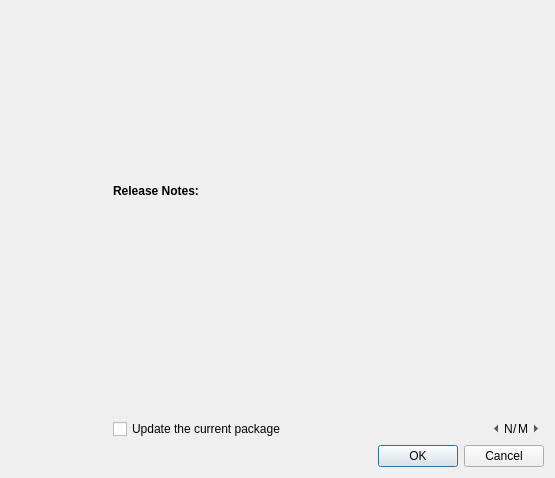
<ui version="4.0" >
 <class>UpdatesDialog</class>
 <widget class="QDialog" name="UpdatesDialog" >
  <property name="geometry" >
   <rect>
    <x>0</x>
    <y>0</y>
    <width>555</width>
    <height>478</height>
   </rect>
  </property>
  <property name="windowTitle" >
   <string>Update</string>
  </property>
  <layout class="QGridLayout" name="gridLayout" >
   <property name="sizeConstraint" >
    <enum>QLayout::SetMinAndMaxSize</enum>
   </property>
   <item row="0" column="0" >
    <widget class="QLabel" name="pixmapLabel" >
     <property name="sizePolicy" >
      <sizepolicy vsizetype="Minimum" hsizetype="Minimum" >
       <horstretch>0</horstretch>
       <verstretch>0</verstretch>
      </sizepolicy>
     </property>
     <property name="minimumSize" >
      <size>
       <width>96</width>
       <height>96</height>
      </size>
     </property>
     <property name="text" >
      <string/>
     </property>
     <property name="alignment" >
      <set>Qt::AlignLeading|Qt::AlignLeft|Qt::AlignTop</set>
     </property>
    </widget>
   </item>
   <item row="0" column="2" colspan="2" >
    <widget class="QLabel" name="descriptionLabel" >
     <property name="minimumSize" >
      <size>
       <width>400</width>
       <height>96</height>
      </size>
     </property>
     <property name="text" >
      <string/>
     </property>
     <property name="textFormat" >
      <enum>Qt::RichText</enum>
     </property>
     <property name="alignment" >
      <set>Qt::AlignLeading|Qt::AlignLeft|Qt::AlignTop</set>
     </property>
     <property name="wordWrap" >
      <bool>true</bool>
     </property>
    </widget>
   </item>
   <item row="1" column="2" colspan="2" >
    <layout class="QVBoxLayout" name="verticalLayout_2" >
     <item>
      <widget class="QWidget" native="1" name="releaseNotesGroup" >
       <layout class="QVBoxLayout" name="verticalLayout" >
        <property name="leftMargin" >
         <number>0</number>
        </property>
        <property name="rightMargin" >
         <number>0</number>
        </property>
        <item>
         <widget class="QLabel" name="label" >
          <property name="text" >
           <string>&lt;b>Release Notes:&lt;/b></string>
          </property>
          <property name="textFormat" >
           <enum>Qt::RichText</enum>
          </property>
         </widget>
        </item>
        <item>
         <widget class="KDUPDATERVIEW" native="1" name="releaseNotesView" >
          <property name="minimumSize" >
           <size>
            <width>400</width>
            <height>200</height>
           </size>
          </property>
         </widget>
        </item>
       </layout>
      </widget>
     </item>
     <item>
      <widget class="QWidget" native="1" name="packageSwitchBar" >
       <layout class="QHBoxLayout" name="horizontalLayout" >
        <property name="spacing" >
         <number>0</number>
        </property>
        <property name="margin" >
         <number>0</number>
        </property>
        <item>
         <widget class="QCheckBox" name="packageUpdateCheckBox" >
          <property name="text" >
           <string>Update the current package</string>
          </property>
         </widget>
        </item>
        <item>
         <spacer name="horizontalSpacer" >
          <property name="orientation" >
           <enum>Qt::Horizontal</enum>
          </property>
          <property name="sizeHint" stdset="0" >
           <size>
            <width>296</width>
            <height>20</height>
           </size>
          </property>
         </spacer>
        </item>
        <item>
         <widget class="QToolButton" name="previousPackageButton" >
          <property name="text" >
           <string/>
          </property>
          <property name="iconSize" >
           <size>
            <width>8</width>
            <height>8</height>
           </size>
          </property>
          <property name="autoRaise" >
           <bool>true</bool>
          </property>
          <property name="arrowType" >
           <enum>Qt::LeftArrow</enum>
          </property>
         </widget>
        </item>
        <item>
         <widget class="QLabel" name="currentPackageLabel" >
          <property name="text" >
           <string>N</string>
          </property>
         </widget>
        </item>
        <item>
         <widget class="QLabel" name="label_2" >
          <property name="text" >
           <string>/</string>
          </property>
         </widget>
        </item>
        <item>
         <widget class="QLabel" name="totalPackageLabel" >
          <property name="text" >
           <string>M</string>
          </property>
         </widget>
        </item>
        <item>
         <widget class="QToolButton" name="nextPackageButton" >
          <property name="text" >
           <string/>
          </property>
          <property name="iconSize" >
           <size>
            <width>8</width>
            <height>8</height>
           </size>
          </property>
          <property name="autoRaise" >
           <bool>true</bool>
          </property>
          <property name="arrowType" >
           <enum>Qt::RightArrow</enum>
          </property>
         </widget>
        </item>
       </layout>
      </widget>
     </item>
    </layout>
   </item>
   <item row="2" column="3" >
    <widget class="QDialogButtonBox" name="buttonBox" >
     <property name="orientation" >
      <enum>Qt::Horizontal</enum>
     </property>
     <property name="standardButtons" >
      <set>QDialogButtonBox::Cancel|QDialogButtonBox::Ok</set>
     </property>
    </widget>
   </item>
  </layout>
 </widget>
 <customwidgets>
  <customwidget>
   <class>KDUPDATERVIEW</class>
   <extends>QWidget</extends>
   <header>qwidget.h</header>
   <container>1</container>
  </customwidget>
 </customwidgets>
 <resources/>
 <connections>
  <connection>
   <sender>buttonBox</sender>
   <signal>accepted()</signal>
   <receiver>UpdatesDialog</receiver>
   <slot>accept()</slot>
   <hints>
    <hint type="sourcelabel" >
     <x>248</x>
     <y>254</y>
    </hint>
    <hint type="destinationlabel" >
     <x>157</x>
     <y>274</y>
    </hint>
   </hints>
  </connection>
  <connection>
   <sender>buttonBox</sender>
   <signal>rejected()</signal>
   <receiver>UpdatesDialog</receiver>
   <slot>reject()</slot>
   <hints>
    <hint type="sourcelabel" >
     <x>316</x>
     <y>260</y>
    </hint>
    <hint type="destinationlabel" >
     <x>286</x>
     <y>274</y>
    </hint>
   </hints>
  </connection>
 </connections>
</ui>
